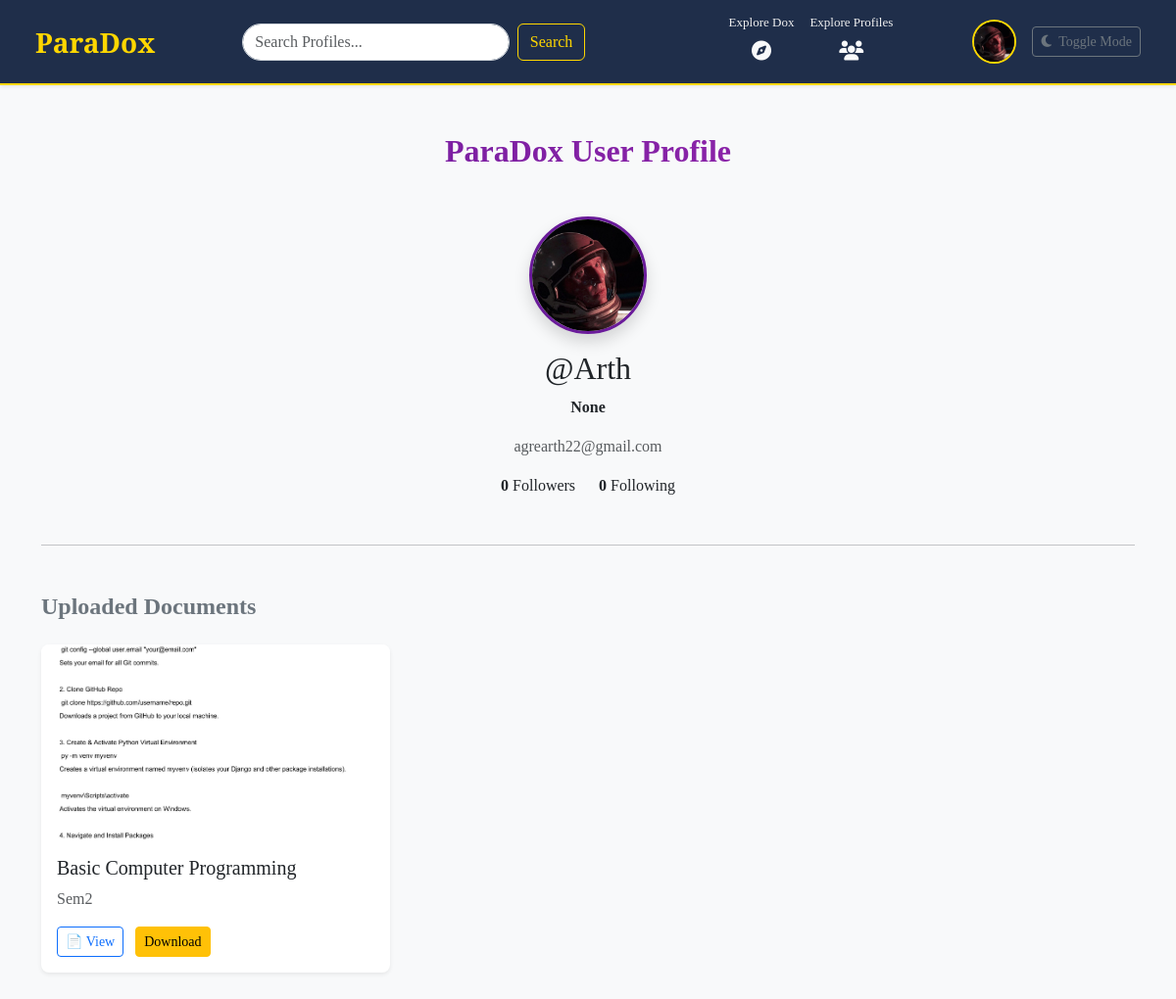
/profile/371/ (signed in), run on the app's committed database.
### apps/dashboard/models.py (models this page shows)
class User(models.Model):
    email = models.EmailField(unique=True)
    name = models.CharField(max_length=100, default="User", null=True, blank=True)
    mobile = models.CharField(max_length=14, unique=True)
    password = models.CharField(max_length=255)
    otp = models.IntegerField(null=True, blank=True)
    is_active = models.BooleanField(default=False)
    followers = models.ManyToManyField('self', symmetrical=False, related_name='following', blank=True)
    bio = models.TextField(blank=True, null=True)
    profile_image = models.ImageField(upload_to='profile_images/',blank=True, null=True)

class Document(models.Model):
    user = models.ForeignKey(User, on_delete=models.CASCADE)
    file = models.FileField(upload_to='documents/')
    title = models.CharField(max_length=100)
    description = models.TextField(blank=True)
    file = models.FileField(upload_to='documents/')
    thumbnail = models.ImageField(upload_to='thumbnails/', blank=True, null=True)
    uploaded_at = models.DateTimeField(auto_now_add=True)

### apps/dashboard/views.py (the view)
# urls.py: path('profile/<int:user_id>/', views.public_profile, name='public_profile'),
@login_required
def public_profile(request, user_id):
    user_profile = User.objects.get(id=user_id)
    current_user = User.objects.get(id=request.session.get('user_id'))
    documents = Document.objects.filter(user=user_profile).order_by('-uploaded_at')
    return render(request, 'dashboard/public_profile.html', {
        'user_profile': user_profile,
        'current_user': current_user,
        'documents': documents,
        'followers_count': user_profile.followers.count(),
        'following_count': user_profile.following.count(),
        'followers': user_profile.followers.all(),
        'following': user_profile.following.all()
    })

### apps/dashboard/context_processors.py (called while the page is built)
def current_user(request):
    user_id = request.session.get('user_id')
    if user_id:
        try:
            user = User.objects.get(id=user_id)
            return {'user': user}
        except User.DoesNotExist:
            return {}
    return {}

### apps/dashboard/views.py (called while the page is built)
def login_required(view_func):
    @wraps(view_func)
    def wrapper(request, *args, **kwargs):
        if 'user_id' not in request.session:
            return redirect('sign_in')
        return view_func(request, *args, **kwargs)
    return wrapper

### apps/dashboard/templates/dashboard/public_profile.html (shortened to what this page needs)
{% extends 'dashboard/base.html' %}
{% load static %}
{% block body %}
<div class="container py-5">
  <div class="text-center mb-5">
    <h2 class="fw-bold"
      style="background: linear-gradient(to right, #6a1b9a, #9c27b0); -webkit-background-clip: text; -webkit-text-fill-color: transparent;">
      ParaDox User Profile
    </h2>
  </div>
  <div class="text-center mb-3">
    {% if user_profile.profile_image and user_profile.profile_image.name %}
    <img src="{{ user_profile.profile_image.url }}" alt="Profile Image" class="rounded-circle shadow"
      style="width: 120px; height: 120px; object-fit: cover; border: 3px solid #6a1b9a;">
    {% else %}
    <img src="{% static 'dashboard/images/default-profile-icon.jpg' %}" alt="Default Image"
      class="rounded-circle shadow" style="width: 120px; height: 120px; object-fit: cover; border: 3px solid #6a1b9a;">
    {% endif %}
  </div>
  <h2 class="text-center text-purple">@{{ user_profile.name }}</h2>
  <p class="fw-semibold text-center">{{ user_profile.bio|default:"This user has not added a bio yet." }}</p>
  <p class="text-muted text-center">{{ user_profile.email }}</p>
  <div class="d-flex justify-content-center gap-4 mb-4">
    <a href="#" data-bs-toggle="modal" data-bs-target="#followersModal" class="text-decoration-none text-dark">
      <strong>{{ followers_count }}</strong> Followers
    </a>
    <a href="#" data-bs-toggle="modal" data-bs-target="#followingModal" class="text-decoration-none text-dark">
      <strong>{{ following_count }}</strong> Following
    </a>
  </div>
  <hr class="my-5">
  <h4 class="text-secondary fw-bold mb-4">Uploaded Documents</h4>
  {% if documents %}
  <div class="row">
    {% for doc in documents %}
    <div class="col-md-4 mb-4">
      <div class="card h-100 shadow-sm border-0 rounded-3">
        {% if doc.thumbnail %}
        <img src="{{ doc.thumbnail.url }}" class="card-img-top rounded-top-3" style="height: 200px; object-fit: cover;">
        {% else %}
        <img src="{% static 'dashboard/images/default_thumbnail.png' %}" class="card-img-top rounded-top-3"
          style="height: 200px; object-fit: cover;">
        {% endif %}
        <div class="card-body">
          <h5 class="card-title">{{ doc.title }}</h5>
          <p class="card-text text-muted">{{ doc.description|default:"No description provided." }}</p>
          {% if doc.file %}
          <a href="{{ doc.file.url }}" target="_blank" class="btn btn-sm btn-outline-primary">📄 View</a>
          {% else %}
          <span class="text-muted small">No file available</span>
          {% endif %}
          <a href="{{ doc.file.url }}" class="btn btn-sm btn-warning ms-2" download>Download</a>
        </div>
      </div>
    </div>
    {% endfor %}
  </div>
  {% else %}
  <p class="text-muted">No documents uploaded yet.</p>
  {% endif %}
</div>
{% endblock %}

### apps/dashboard/templates/dashboard/base.html (shortened to what this page needs)
{% load static %}
<!DOCTYPE html>
<html lang="en">
<head>
  <link href="https://cdn.jsdelivr.net/npm/bootstrap@5.3.6/dist/css/bootstrap.min.css" rel="stylesheet"
>
  <link rel="stylesheet" href="https://cdnjs.cloudflare.com/ajax/libs/font-awesome/6.4.0/css/all.min.css">
  <link rel="stylesheet" href="{% static 'dashboard/css/style.css' %}">
</head>
<body class="bg-light text-dark" id="page-body">
  <nav class="navbar navbar-expand-lg sticky-top shadow-sm">
    <div class="container-fluid">
      <a class="navbar-brand" href="{% url 'index' %}">ParaDox</a>
      <div class="collapse navbar-collapse justify-content-between" id="navbarNav">
        <form class="d-flex mx-auto" action="{% url 'index' %}" method="get" style="width: 350px;">
          <input class="form-control me-2" type="search" name="query" placeholder="Search Profiles..."
            aria-label="Search">
          <button class="btn btn-outline-dark" type="submit">Search</button>
        </form>
        <ul class="navbar-nav ms-auto d-flex align-items-center gap-3">
          <li class="nav-item text-center">
            <label>Explore Dox</label>
            <a href="{% url 'explore_docs' %}" class="nav-link text-light">
              <i class="fas fa-compass fa-lg"></i>
            </a>
          </li>
          <li class="nav-item text-center">
            <label>Explore Profiles</label>
            <a href="{% url 'explore_profile' %}" class="nav-link text-light">
              <i class="fas fa-users fa-lg"></i>
            </a>
          </li>
        </ul>
        <ul class="navbar-nav ms-auto d-flex align-items-center gap-3">
          <li class="nav-item">
            <a href="{% url 'profile' %}">
              {% if user.profile_image %}
              <img src="{{ user.profile_image.url }}" alt="Profile" title="@{{ user.name }}" class="ms-2"
                style="width: 45px; height: 45px; object-fit: cover; border-radius: 50%; border: 2px solid gold;">
              {% else %}
              <img src="{% static 'dashboard/images/default-profile-icon.jpg' %}" alt="Default" title="@{{ user.name }}"
                class="ms-2"
                style="width: 45px; height: 45px; object-fit: cover; border-radius: 50%; border: 2px solid gold;">
              {% endif %}
            </a>
          </li>
          <li class="nav-item">
            <button class="btn btn-sm btn-outline-secondary" id="themeToggle">
              <i class="fas fa-moon me-1"></i> Toggle Mode
            </button>
          </li>
        </ul>
      </div>
    </div>
  </nav>
  {% block body %}{% endblock %}
</body>
</html>

### apps/dashboard/static/dashboard/css/style.css (style rules this page uses)
* { font-family: 'Times New Roman', Times, serif; }

### apps/dashboard/templates/dashboard/base.html (style rules this page uses)
body { font-family: 'Roboto', sans-serif; }
.navbar { background: rgba(19, 35, 65, 0.95); padding: 0.8rem 1.5rem; border-bottom: 2px solid gold; backdrop-filter: blur(10px); }
.navbar-brand { font-family: 'Playfair Display', serif; font-size: 28px; font-weight: 600; color: gold !important; }
.nav-link, .form-control { border-radius: 30px; }
.form-control { border: 1px solid #ced4da; }
.btn-outline-dark { border-color: gold; color: gold; }
.navbar-nav .nav-item img { border-radius: 50%; width: 45px; height: 45px; object-fit: cover; border: 2px solid gold; }
label { font-size: 13px; font-weight: 500; color: #f0f0f0; margin-bottom: 0; display: block; text-align: center; }

### data on the page
User: profile_image (picture), name "Arth", bio "None", email "agrearth22@gmail.com"
Document: thumbnail (picture), title "Basic Computer Programming", description "Sem2"

### other printed values
{{ followers_count }} "0"
{{ following_count }} "0"
